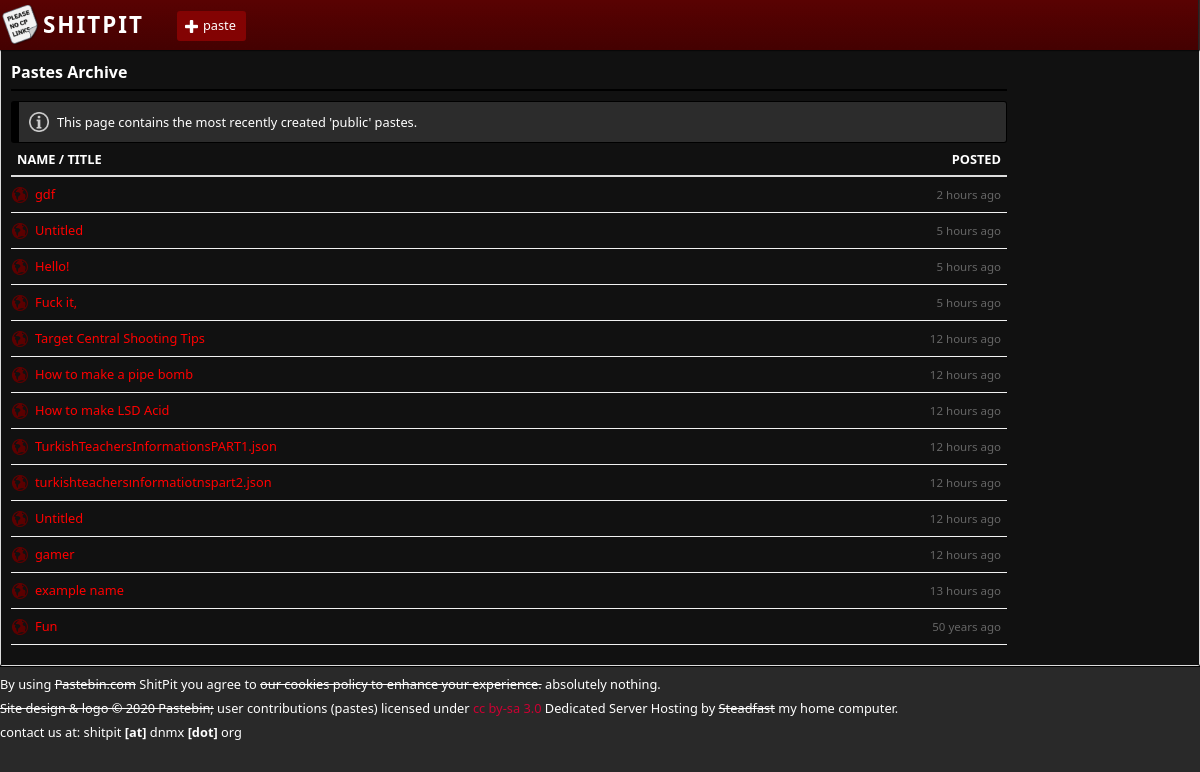
Page /archive on the committed database.
### tables this page shows
CREATE TABLE Pastes (id TEXT PRIMARY KEY, timestamp REAL, creator_ip TEXT, title TEXT, data TEXT, views INTEGER);

### shitpit.py (the view)
@app.route("/archive")
def archive():
    return render_template("archive.html", pastes=database.get_latest(limit=50))

### shit/database.py (called while the page is built)
def connect_to_db():
	conn = sqlite3.connect('database.db', timeout=300)
	c = conn.cursor()
	return conn, c

def get_latest(limit=10):
	conn, c = connect_to_db()
	pastes = c.execute('SELECT * FROM Pastes ORDER BY timestamp DESC LIMIT ?', (limit,)).fetchall()
	conn.close()
	paste_list = list()
	for paste in pastes:
		d = {
			"code": paste[0],
			"timestamp": paste[1],
			"creator_ip": paste[2],
			"title": paste[3],
			"content": paste[4],
			"views": paste[5],
			"human_time": utils.human_time(paste[1])
		}
		paste_list.append(namedtuple('Paste', sorted(d.keys()))(**d))
	return paste_list

### shit/utils.py (called while the page is built)
def human_time(timestamp, since=True):
	if since:
		return humanize.naturaltime(time.time() - timestamp)
	else:
		return custom_strftime('%b {S}, %Y', datetime.fromtimestamp(timestamp))

### shitpit.py (called while the page is built)
    def process_response(self, response):
        response.headers['server'] = 'SEGA Dreamcast Advanced Server Engine'
        response.headers['Last-Modified'] = 'Never, take off your clothes.'
        response.headers['Date'] = 'Time is relative.'
        response.headers['Expires'] = '...before the milk'
        return(response)

### templates/archive.html (shortened to what this page needs)
<!DOCTYPE HTML>
<head>
	<link href="/css/pastebin.min.v9.css" rel="stylesheet" type="text/css" />
</head>
<body>
	<div id="main_frame">
		<div id="header">
			<div id="header_wrap">
				<div id="header_top">
					<div id="header_logo" onclick="location.href='/'">SHITPIT</div>
					<div id="header_new_paste" class="new_paste_button" onclick="location.href='/'">paste</div>
				</div>
			</div>
		</div>
		<div id="super_frame">
			<div id="monster_frame">
				<div id="content_frame">
					<div id="content_left">
						<div class="content_title">Pastes Archive</div>
						<div class="content_text" style="padding:10px 0 0 0">
							<div id="notice" style="margin:0;">This page contains the most recently created 'public'
								pastes. </div>
						</div>
						<div style="padding: 0 0 10px 0">
							<table class="maintable">
								<tr>
									<th scope="col">Name / Title</th>
									<th scope="col" class="h_800 td_right">Posted</th>
								</tr>
								{% for paste in pastes %}
									<tr>
										<td><img src="/img/t.gif" class="i_p0" alt="" /><a href="/{{ paste.code }}">{{ paste.title }}</a></td><td class="td_smaller h_800 td_right">{{ paste.human_time }}</td></td>
									</tr>
								{% endfor %}
							</table>
						</div>
					</div>
				</div>
			</div>
		</div>
	</div>
	<div id="footer">
		<span class="h_800">
			By using <s>Pastebin.com</s> ShitPit you agree to <s>our cookies policy to enhance your experience.</s> absolutely nothing.
			<br>
			<s>Site design & logo © 2020 Pastebin;</s> user contributions (pastes) licensed under <a
				href="http://creativecommons.org/licenses/by-sa/3.0/" target="_blank" rel="nofollow">cc by-sa 3.0</a> Dedicated
				Server Hosting by <s>Steadfast</s> my home computer.
			<br>
				contact us at: shitpit <b>[at]</b> dnmx <b>[dot]</b> org
		</span>
	</div>
</body>
</html>

### static/css/pastebin.min.v9.css (style rules this page uses)
body { background-color: #292929; color: #ffffff; font-family: "segoe ui", "trebuchet MS", "Lucida Sans Unicode", "Lucida Sans", Sans-Serif; font-size: 16px; line-height: 24px; margin: 0; padding: 0; min-height: 100%; height: auto !important; height: 100% }
img { border: 0 }
a { color: #C03; text-decoration: none }
b { font-weight: 600 }
#main_frame { background-color: #1d1d1d; border-bottom: 1px solid #000000; width: 100% }
#header { background: #8a0606; background-image: linear-gradient(#590202, #440101); box-shadow: 0 1px 1px 0 rgba(0, 0, 0, .52); color: #fff; font-size: .8em; position: fixed; top: 0; width: 100%; z-index: 5000 }
#header_wrap { width: 1200px; margin: 0 auto }
#footer { background: #292929; color: #ffffff; font-size: .8em; font-weight: 400; min-width: 1200px; width: 1200px; margin: 5px auto }
#super_frame { min-width: 1100px; width: 1200px; margin: 0 auto }
#header_top { clear: both; height: 40px; line-height: 40px; padding: 5px; background: url(/img/header_bg.png) repeat-y right 0 }
#header_logo { background: url(/img/pastebin_logo_side_outline.png) no-repeat 0 -2px; background-size: 45px; cursor: pointer; float: left; font-size: 1.75em; font-weight: 600; letter-spacing: 2px; text-transform: uppercase; margin: 0 21px 0 -5px; padding: 0 0 0 43px }
.new_paste_button { background: rgb(131, 3, 3) url(/img/add_2.png) no-repeat 8px 9px; background-size: 13px 13px; border-radius: 3px; color: #fff; cursor: pointer; font-size: 1em; font-weight: 400; height: 30px; line-height: 28px; text-transform: lowercase; margin: 6px 8px 0 12px; padding: 0 10px 0 26px }
#monster_frame { background-color: #fff; border-bottom: 1px solid #ddd; border-left: 1px solid #ddd; border-radius: 0 0 3px 3px; border-right: 1px solid #ddd; margin: 50px 0 0 }
div#content_frame { clear: both; overflow: hidden; margin: 10px 0 0; padding: 10px 0; background-color: #111; border-color: rgb(255, 0, 0); }
#content_left { margin-left: 10px; margin-right: 192px }
.content_title { border-bottom: 2px solid rgb(0, 0, 0); color: rgb(255, 255, 255); font-size: 1em; font-weight: 600; padding: 0 0 5px }
#error, #notice, #success { background: url(/img/info.png) no-repeat 12px 12px; border: 1px solid rgb(0, 0, 0); border-radius: 3px; display: block; line-height: 20px; min-height: 20px; margin: 6px 0; padding: 10px 10px 10px 38px }
#notice { background: rgb(44, 44, 44) url(/img/info.png) no-repeat 10px 10px; background-size: 20px 20px; border-left-width: 8px; border-radius: 3px }
.content_text { font-size: .8em; line-height: 22px; padding: 10px 0 }
.maintable { border-collapse: collapse; font-size: .8em }
table.maintable { width: 100%; text-align: left; }
.td_smaller { color: #666; font-size: .9em }
.maintable td { border-bottom: 1px solid #F2F2F2; vertical-align: top; padding: 0 6px; line-height: 35px }
.maintable th { border-bottom: 2px solid #ddd; font-weight: 600; text-transform: uppercase; padding: 4px 6px; }
.maintable td a { color: rgb(255, 0, 0); text-decoration: none }
.td_right { text-align: right; }
img.i_p0, img.i_p00 { background: url(/img/public.png) no-repeat 0 0; background-size: 16px; height: 16px; width: 16px; margin: 10px 7px 0 -5px }
#header_new_paste, #header_search, #header_links, .form_text, .tools_left { float: left }
.img_email, .maintable img { vertical-align: top }
@media screen and (max-width: 1220px) { div#main_frame { min-width: 1024px; width: 100% } }
@media screen and (max-width: 1220px) { #header_wrap, #super_frame { min-width: 1024px; width: 100%; margin: 0 auto } }
@media screen and (max-width: 1220px) { #footer { min-width: 1024px; width: 100% } }

### templates/archive.html (style rules this page uses)
body { -webkit-text-size-adjust: none; }

### rows in the picture
Pastes: title "gdf", human_time "2 hours ago"
Pastes: title "Untitled", human_time "5 hours ago"
Pastes: title "Hello!", human_time "5 hours ago"
Pastes: title "Fuck it,", human_time "5 hours ago"
Pastes: title "Target Central Shooting Tips", human_time "12 hours ago"
Pastes: title "How to make a pipe bomb", human_time "12 hours ago"
Pastes: title "How to make LSD Acid", human_time "12 hours ago"
Pastes: title "TurkishTeachersInformationsPART1.json", human_time "12 hours ago"
Pastes: title "turkishteachersınformatiotnspart2.json", human_time "12 hours ago"
Pastes: title "Untitled", human_time "12 hours ago"
Pastes: title "gamer", human_time "12 hours ago"
Pastes: title "example name", human_time "13 hours ago"
Pastes: title "Fun", human_time "50 years ago"
